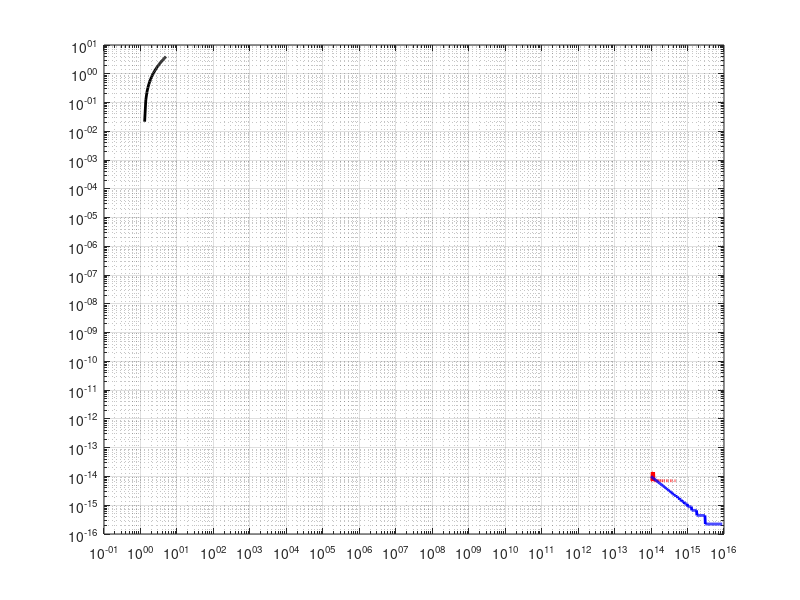

MATLAB code for this plot: (Note: this script raises an error after producing the figure.)
% =========================================================================
% RECUPERATORIO METODOS Y COMPUTOS NUMERICOS
% Alumno: [Tu Nombre]
% Fecha: 20/11/2025
% Software: Octave
% =========================================================================

clc; clear; close all;

%% --- PROBLEMA 1: ESTABILIDAD NUMÉRICA ---
disp('--- Resolviendo Problema 1 ---');

% a) Explicación:
% Para x muy grandes, x+1 es casi igual a x en la representación de punto flotante.
% La resta de dos números muy cercanos causa "cancelación catastrófica",
% perdiendo cifras significativas.

x= logspace(14 , 16, 200);
f1= log(x+1)-log(x);
f2= log(1+1./x);

figure;
loglog(x,f1,'r-','LineWidth',2); hold on;
loglog(x,f2,'b-','LineWidth',2)
grid on;

%% --- PROBLEMA 2: NEWTON-RAPHSON (Swish) ---
disp('--- Resolviendo Problema 2 ---');

clc; clear; close all;
FS = @(x) (x ./ (1 + exp(-x))) -1 ;

xr = -5:0.1:5
plot(xr, FS(xr), 'k-','LineWidth',2)
grid on; hold on;
plot(xr, zeros(size(xr)), 'r--','LineWidth',2);

DFS = @(x) (1 + exp(-x) + x.*exp(-x)) ./ (1 + exp(-x)).^2;
x0 = 2.0;
tol = 1e-6;
max_iter = 20;
[raiz] = NewtonRaphson(FS, DFS, x0, tol, max_iter);;

%%% C) % c) Análisis de convergencia:
% Newton garantiza convergencia si f'(xo) != 0 y x0 está cerca.
% En este caso, la derivada es positiva y suave alrededor de la raíz,
% por lo que la convergencia es cuadrática y segura en este entorno.

% =========================================================================
% PROBLEMA 3: SISTEMA LINEAL Y CONDICIONAMIENTO (Datos Corregidos)
% =========================================================================
clc; clear;
disp('--- Resolviendo Problema 3 ---');

A = [ 13.442,       0,       0,       0;
     -13.442,  12.252,       0,       0;
           0, -12.252,  12.337,       0;
           0,       0, -12.337,  11.797 ];

b = [750.5; 300; 102; 30];

x = Gauss(A,b)

r=b-A*x;
p=1
np=normap(r,p)

NormA1 = norm(A,1);
NormAInv1 = norm(inv(A),1);
Cond_num = NormA1 * NormAInv1
DigPerd = log10(Cond_num);

% =========================================================================
% EJERCICIO 4: RANKING WEB (Usando funciones propias)
% =========================================================================
clc; clear;

disp('--- Resolviendo Ejercicio 4 ---');
A = [ 1.0,   -0.425, -0.425,  0.0,   -0.425;
     -0.425,  1.0,    0.0,   -0.425,  0.0;
     -0.425, -0.425,  1.0,    0.0,    0.0;
      0.0,    0.0,   -0.425,  1.0,   -0.425;
      0.0,    0.0,    0.0,   -0.425,  1.0 ];

b = [0.03; 0.03; 0.03; 0.03; 0.03];

% Punto de arranque dado
x0 = [0.2; 0.2; 0.2; 0.2; 0.2];

%% A) No podemos asegurar convergencia porque la matiz no es diagonal dominante estricta

tolb = 1e-5;
itmax = 1000;
[xg,iterg] = GaussSeidel(A,b,x0,tolb,itmax)
[xj,iterj] = Jacobi(A,b,x0,tolb,itmax)
[puntajes, indices] = sort(xg, 'descend');

tolc = 1e-10
[xg,iterg] = GaussSeidel(A,b,x0,tolc,itmax)
[xj,iterj] = Jacobi(A,b,x0,tolc,itmax)
%% al bajar lo tolerancia aumenta las iteraciones

% =========================================================================
% EJERCICIO 5: MÉTODO SOR (Usando función propia)
% =========================================================================
clc; clear; close all;

disp('--- Resolviendo Ejercicio 5 ---');

clc; clear; close all;
A = [ 4, -1, -1;
     -1,  4, -1;
     -1, -1,  4 ];

b = [2; 2; 2];

% Solución exacta (x = 1,1,1)
x_exacta = [1; 1; 1];
omegas = 0.1 : 0.1 : 1.9;
tol = 1e-9;
max_iter = 1000;
x0 = [0; 0; 0];

errores_abs = [];
residuos_rel = [];

for w = omegas
  [x, iter,resrel] = SOR(A, b, x0, w, tol, max_iter);
  e_abs = norm(x - x_exacta, 2);
  residuo = b - A*x;
  res_rel = norm(residuo, 2) / norm(b, 2);

  errores_abs = [errores_abs, e_abs];
  residuos_rel = [residuos_rel, res_rel];
end

subplot(2,1,1)
semilogy(omegas, errores_abs, '-bo', 'LineWidth', 2);
grid on;
subplot(2,1,2)
semilogy(omegas, errores_abs, '-rx', 'LineWidth', 2);
grid on;

[min_err, idx] = min(errores_abs)
